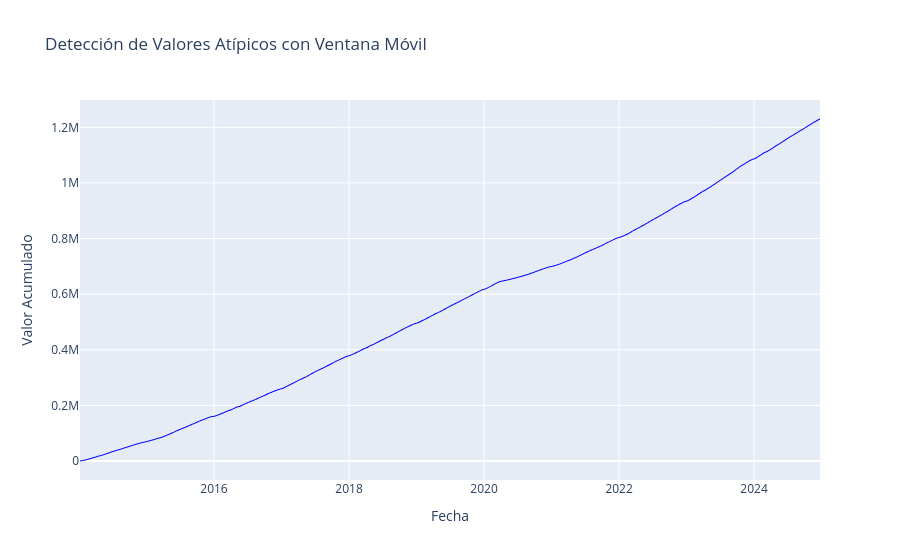

This figure's notebook cell:
### Code cell
# Graficar la serie temporal original junto con los límites y los valores atípicos con seaborn
plt.figure(figsize=(11, 6))

# Graficar la serie temporal original
sns.lineplot(data=df_acumulado, x='Fecha', y='Valor_acumulado_corregido', label='Serie Temporal Original', color='blue')

# Configurar el título y las etiquetas
plt.title('Detección de Valores Atípicos con Ventana Móvil')
plt.xlabel('Fecha')
plt.ylabel('Valor acumulado')
plt.legend()
plt.xticks(rotation=45)
plt.tight_layout()
plt.grid()
# Mostrar el gráfico
plt.show()

# # Graficar la serie temporal original junto con los límites y los valores atípicos con Plotly
fig = go.Figure()

# Agregar la serie temporal original
fig.add_trace(go.Scattergl(
    x=df_acumulado['Fecha'],
    y=df_acumulado['Valor_acumulado_corregido'],
    mode='lines',
    name='Serie Temporal Original',
    line=dict(color='blue', width=1)
))

# Configurar el layout del gráfico
fig.update_layout(
    title='Detección de Valores Atípicos con Ventana Móvil',
    xaxis_title='Fecha',
    yaxis_title='Valor Acumulado',
    hovermode='x unified'
)

# Mostrar el gráfico
fig.show()

### Figure 1 — Plotly figure (JSON) as saved in the notebook; plotly's stock layout.template omitted (floating-point values rounded to 4 significant figures; data arrays with more than 128 entries replaced by an {"elided": "..."} marker saying what was removed)
{"data": [{"line": {"color": "blue", "width": 1}, "mode": "lines", "name": "Serie Temporal Original", "type": "scattergl", "x": {"elided": "573 str values"}, "y": {"elided": "573 float values"}}], "layout": {"hovermode": "x unified", "title": {"text": "Detección de Valores Atípicos con Ventana Móvil"}, "xaxis": {"title": {"text": "Fecha"}}, "yaxis": {"title": {"text": "Valor Acumulado"}}}}
